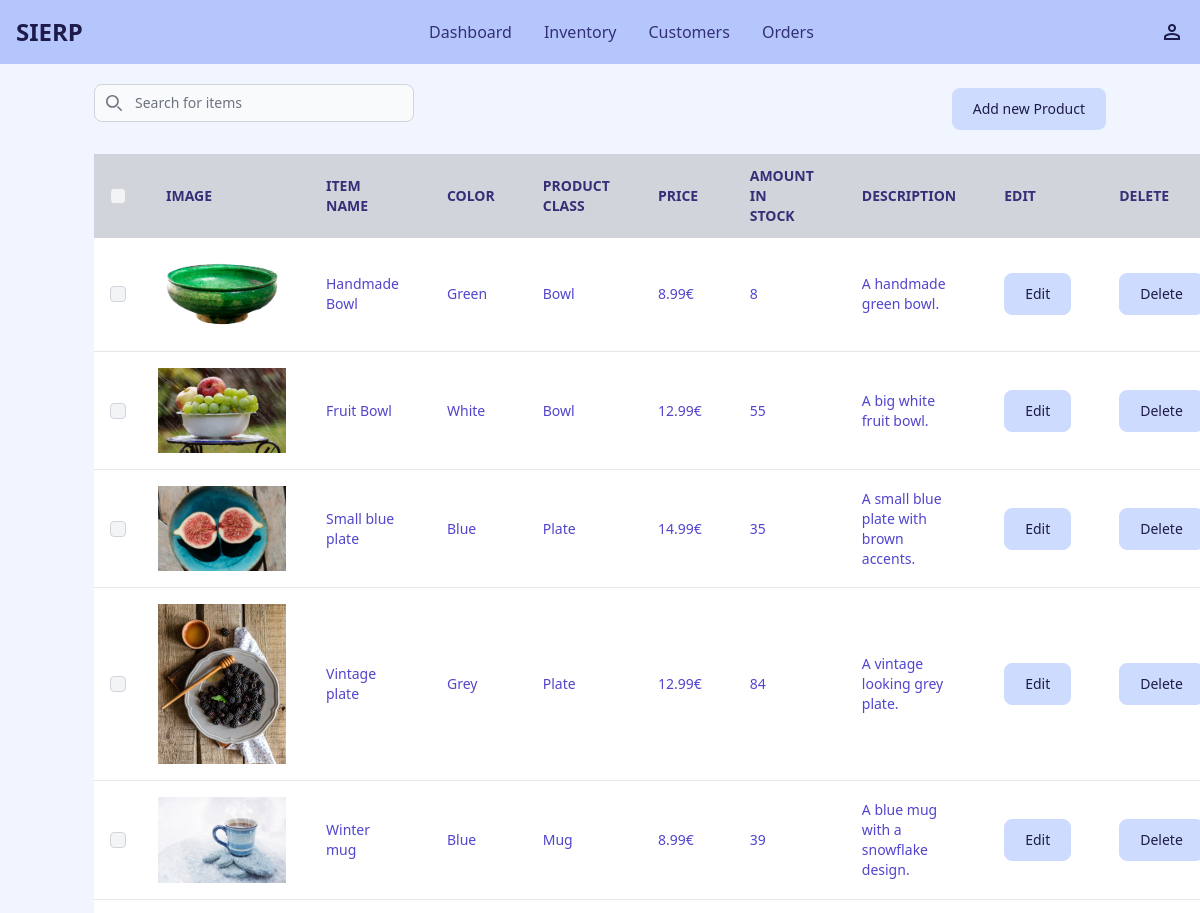
The app's page /inventory/ (upper part), older data.
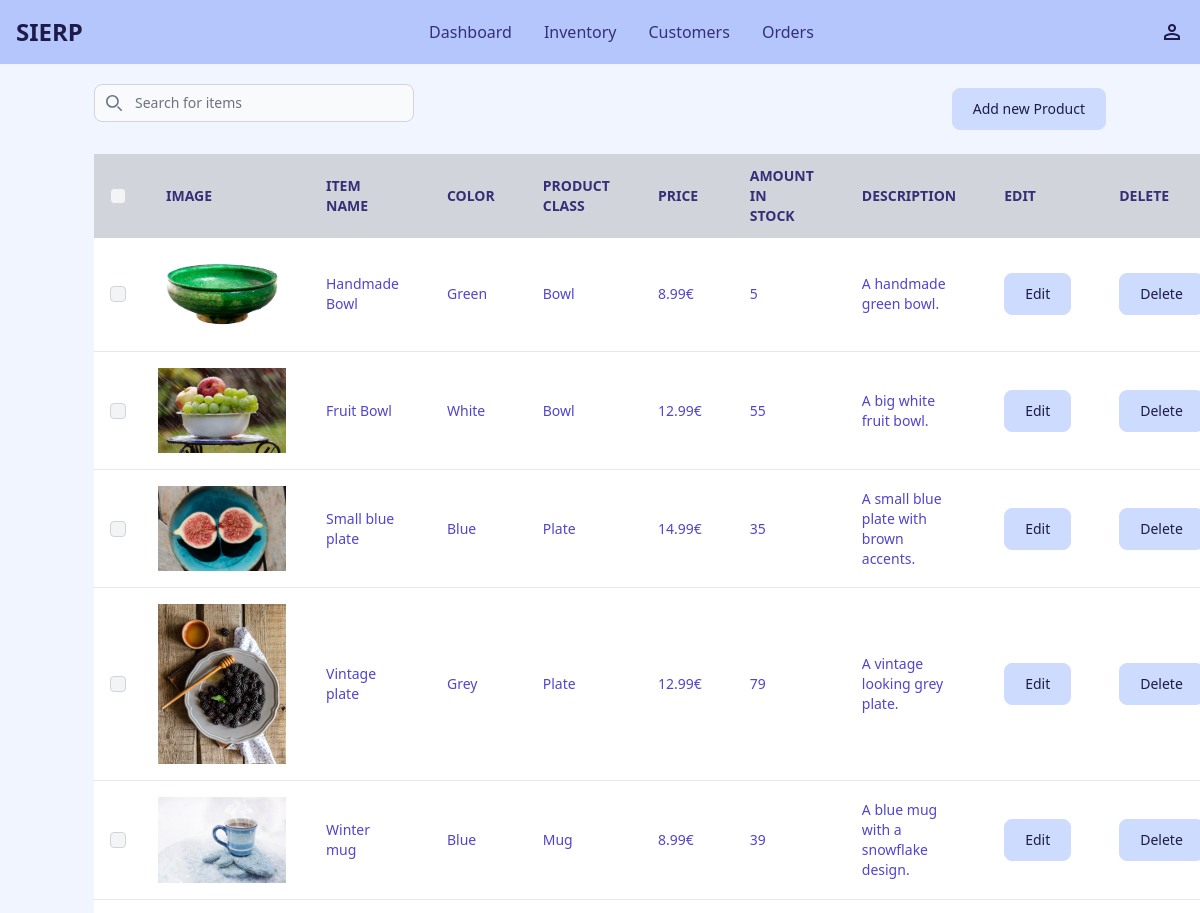
The same page, newer data.
### dashboard/models.py (models this page shows, shortened)
class Item(models.Model):
    productclass = models.ForeignKey(ProductClass, on_delete=models.CASCADE)
    description = models.CharField(max_length=400)
    id = models.BigIntegerField().primary_key=True
    amount_instock = models.PositiveBigIntegerField(default=1)
    color = models.ForeignKey(Color, on_delete=models.CASCADE)
    image = models.ImageField(upload_to="uploads/")
    price = models.FloatField(default=0)
    name = models.CharField(max_length=100, default="name") # TODO: Maybe remove default="name"????

class Color(models.Model):
    id = models.BigIntegerField().primary_key=True
    color = models.CharField(max_length=200)
    def __str__(self):
        return self.color

class ProductClass(models.Model):
    id = models.BigIntegerField().primary_key=True
    name = models.CharField(max_length=200)
    def __str__(self):
        return self.name

### dashboard/views.py (the view, shortened to what this page needs)
# urls.py: path('inventory/', views.inventory, name='inventory'),
def inventory(request):
    if request.method == "GET":
        items = Item.objects.all()
        classes = ProductClass.objects.all()
        colors = Color.objects.all()
        return render(request, "dashboard/inventory.html", {"items": items, "classes": classes, "colors": colors})

### dashboard/templates/dashboard/inventory.html (shortened to what the changed rows need)
{% extends '_base.html' %}
{% load drawer_tags %}
{% block content %}
<table class="mx-1.5 w-full text-sm text-left rtl:text-right text-indigo-200 dark:text-indigo-400 ">
    <thead class="text-s text-indigo-900 uppercase bg-gray-300">
        <tr>
            <th scope="col" class="p-4">
                <div class="flex items-center">
                    <input id="checkbox-all-search" type="checkbox" id="select_all_checkbox"
                        class="w-4 h-4 text-blue-600 bg-gray-100 border-gray-300 rounded focus:ring-blue-500 dark:focus:ring-blue-600
                         dark:ring-offset-gray-800 dark:focus:ring-offset-gray-800 focus:ring-2 dark:bg-gray-700 dark:border-gray-600">
                </div>
            </th>
            <th scope="col" class="px-6 py-3">
                Image
            </th>
            <th scope="col" class="px-6 py-3">
                Item name
            </th>
            <th scope="col" class="px-6 py-3">
                Color
            </th>
            <th scope="col" class="px-6 py-3">
                Product Class
            </th>
            <th scope="col" class="px-6 py-3">
                Price
            </th>
            <th scope="col" class="px-6 py-3">
                Amount in stock
            </th>
            <th scope="col" class="px-6 py-3">
                Description
            </th>
            <th scope="col" class="px-6 py-3">
                Edit
            </th>
            <th scope="col" class="px-6 py-3">
                Delete
            </th>
        </tr>
    </thead>
    <tbody>
        {% for item in items %}
        <tr class="bg-white border-b dark:bg-gray-800 dark:border-gray-700 hover:bg-gray-50 dark:hover:bg-gray-600 text-indigo-700"
            id="item-row">
            <td class="w-4 p-4">
                <div class="flex items-center">
                    <input id="checkbox-table-search-1" type="checkbox" name="checkbox_item" value="{{item.id}}"
                        class="w-4 h-4 text-blue-600 bg-gray-100 border-gray-300 rounded focus:ring-blue-500 dark:focus:ring-blue-600
                         dark:ring-offset-gray-800 dark:focus:ring-offset-gray-800 focus:ring-2 dark:bg-gray-700 dark:border-gray-600 inventory-checkbox">
                </div>
            </td>
            <td class="p-4">
                <img src="{{item.image.url}}" class="w-16 md:w-32 max-w-full max-h-full" alt="{{item.description}}">
            </td>
            <td class="px-6 py-4" id="name">
                {{item.name}}
            </td>
            <td class="px-6 py-4" id="color">
                {{item.color}}
            </td>
            <td class="px-6 py-4" id="productclass">
                {{item.productclass}}
            </td>
            <td class="px-6 py-4">
                {{item.price}}€
            </td>
            <td class="px-6 py-4">
                {{item.amount_instock}}
            </td>
            <td class="px-6 py-4">
                {{item.description}}
            </td>
            <td class="px-6 py-4">
                <button class="edit-button inline-flex w-auto justify-center text-indigo-950 items-center bg-indigo-200 hover:bg-indigo-400 focus:ring-4 focus:outline-none focus:ring-primary-300
                rounded-lg border border-indigo-200 text-sm font-medium px-5 py-2.5 hover:text-indigo-950 focus:z-10 dark:bg-indigo-700 dark:text-indigo-300 dark:border-indigo-500 dark:hover:text-white
                dark:hover:bg-indigo-600 dark:focus:ring-indigo-600" type="button" data-item-id="{{item.id}}"
                    data-drawer-show="edit_item" data-drawer-target="edit_item" aria-controls="edit_item"
                    data-drawer-placement="right">Edit</button>
            </td>
            <td class="px-6 py-4">
                <button id="deleteButton" data-modal-target="deleteModal{{item.id}}" data-modal-toggle="deleteModal{{item.id}}" class="inline-flex w-auto justify-center text-indigo-950 items-center bg-indigo-200 hover:bg-indigo-400 focus:ring-4 focus:outline-none focus:ring-primary-300
                rounded-lg border border-indigo-200 text-sm font-medium px-5 py-2.5 hover:text-indigo-950 focus:z-10 dark:bg-indigo-700 dark:text-indigo-300 dark:border-indigo-500 dark:hover:text-white
                dark:hover:bg-indigo-600 dark:focus:ring-indigo-600">Delete</button>
            </td>
        </tr>
        {% endfor %}
    </tbody>
</table>
{% endblock %}

Row changes from the older to the newer data that the page shows:
changed Item "Handmade Bowl": amount_instock "8" → "5"
changed Item "Vintage plate": amount_instock "84" → "79"
